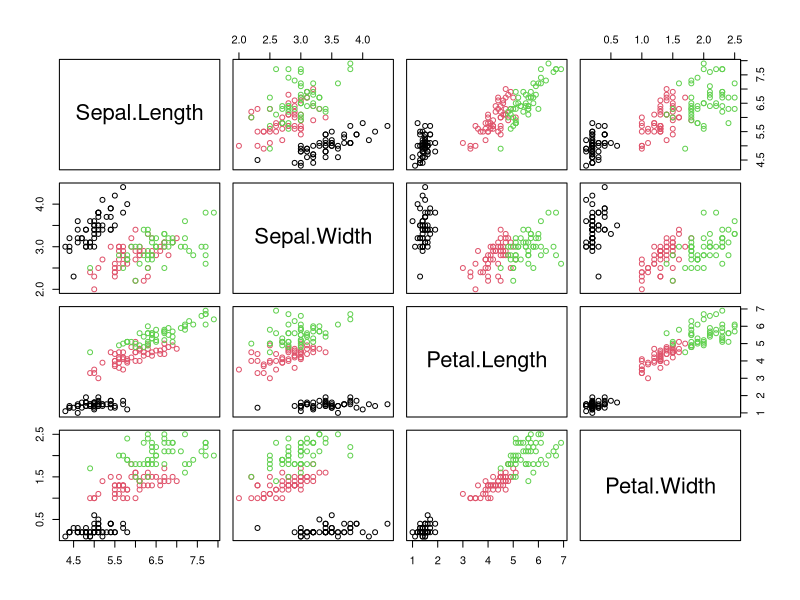
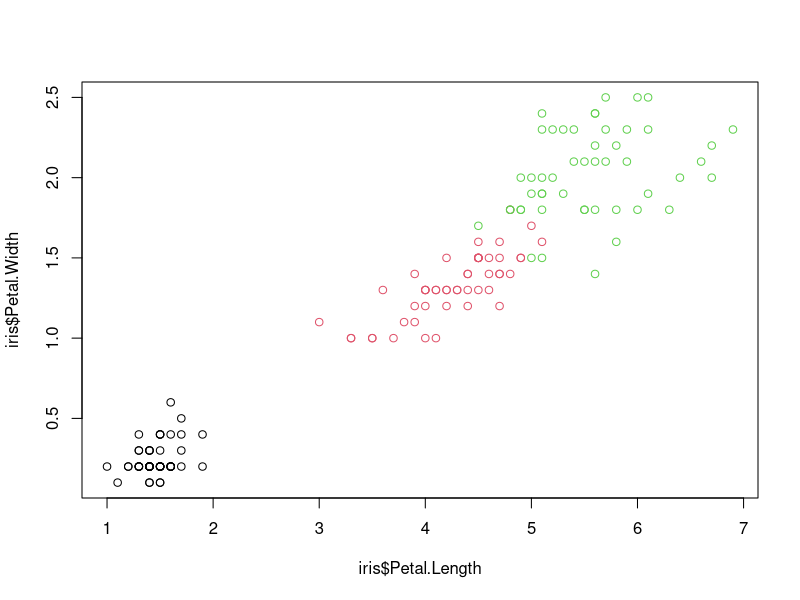
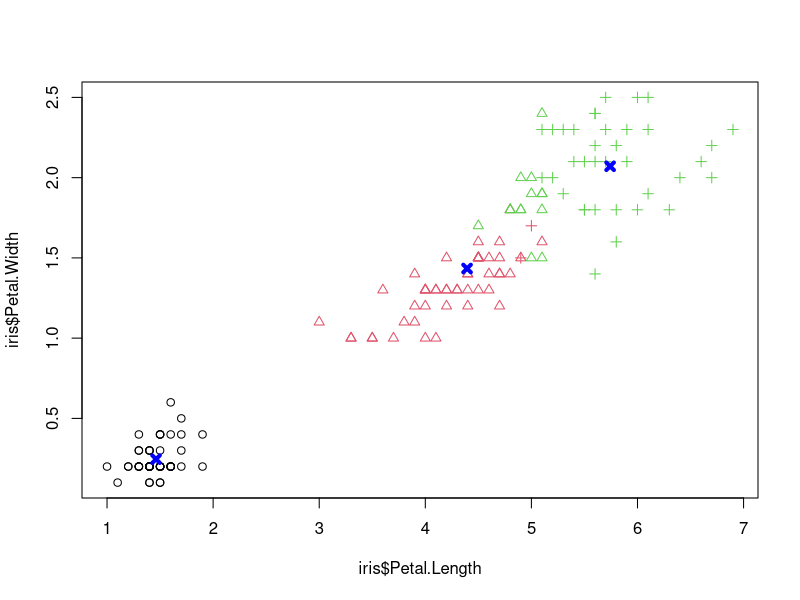

Here is the R script that generated these plots, in order:
data(iris)

head(iris)

unique(iris$Species)

table(iris$Species)

# Check scatter matrix of 4 variables
# each specy has a color
plot(iris[1:4], 
     col = as.integer(iris$Species)
     )

# Look into detail for the scatterplot of petal lenght and width
# it is homoscedastic, not heteroscedastic
plot(
  iris$Petal.Length,
  iris$Petal.Width,
  col = as.integer(iris$Species)
)

#Create k-mean cluster model
clusters <- kmeans(
  x = iris[,1:4],
  centers = 3, 
  nstart = 10    #Number of restart times
)

# Plot each cluster as a shape
plot(
  iris$Petal.Length,
  iris$Petal.Width,
  col = as.integer(iris$Species),
  pch = clusters$cluster
)

# Plot the centroid of clusters
points(
  x = clusters$centers[, "Petal.Length"],
  y = clusters$centers[, "Petal.Width"],
  pch = 4, 
  lwd = 4, 
  col = "blue"
)

# View how correct the clustering is
# by checking a contingency table

table(
  x = clusters$cluster, 
  y = iris$Species
)